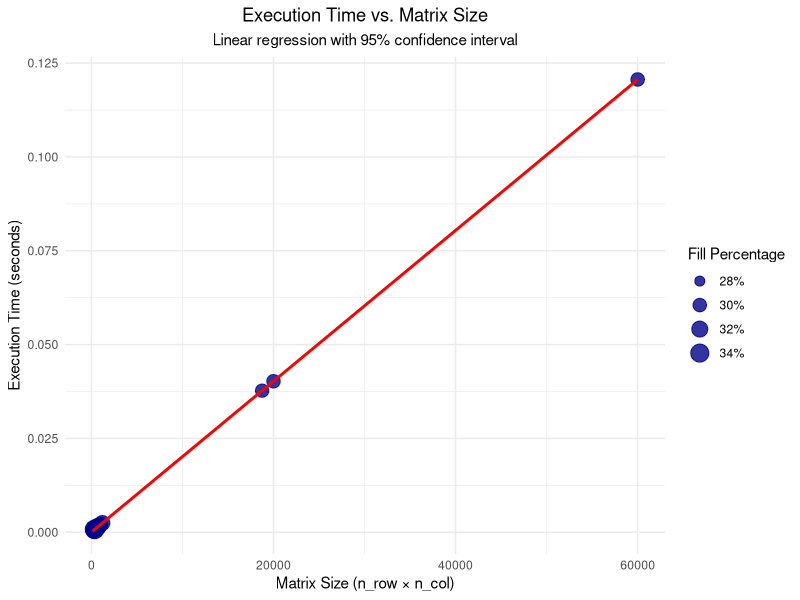

Source code (R):
# ======== Rapidity estimation ========

## ==== 1. library import ====
library(tidyverse)
library(progress)
library(ggplot2)
library(dplyr)
library(vegan)
library(permute)
library(lattice)

# set parallel options to the computer's number of cores minus 1
options(mc.cores = max(1, parallel::detectCores() - 1))

## ==== 2. Function for Global analysis ====
# Assuming nestedness_analysis function is defined elsewhere
# For testing purposes, we'll create a dummy version if it doesn't exist
if (!exists("nestedness_analysis")) {
  nestedness_analysis <- function(mat, matrix_id, n_iter = 1000) {
    # Simulate computation time proportional to matrix size
    Sys.sleep(prod(dim(mat)) / 500000)
    return(list())
  }
}

## ==== 3. Matrices simulation ====
### A.  Define matrix sizes ----
# These sizes are more or less the same as the matrices we have in our data
matrix_sizes <- list(
  c(4, 30), c(12, 10), c(5, 40), c(8, 30),
  c(6, 50), c(10, 30), c(4, 90), c(7, 50),
  c(5, 130), c(40, 20), c(15, 70), c(20, 60),
  c(100, 200), c(200,300), c(150, 125)
)

### B.  Generate random binary matrix with target fill ----
# 30% is the mean fill in our real data
# So we aim for a mean fill of 0.3 for the simulated too
generate_matrix <- function(n_row, n_col, target_fill = 0.3) {
  repeat {
    # Create matrix with approximate target fill
    mat <- matrix(rbinom(n_row * n_col, 1, target_fill), 
                  nrow = n_row, ncol = n_col)
    # Ensure matrix isn't empty (0% fill)
    actual_fill <- mean(mat)
    if (actual_fill > 0) break
  }
  return(list(matrix = mat, fill = actual_fill))
}

### C. Initialize results dataframe ----
results <- data.frame(
  n_row = integer(),
  n_col = integer(),
  size = integer(),
  fill = numeric(),
  time = numeric()
)

### D. Timestamped function call ----
for (size in matrix_sizes) {
  n_row <- size[1]
  n_col <- size[2]
  
  # Generate matrix
  mat_data <- generate_matrix(n_row, n_col)
  mat <- mat_data$matrix
  actual_fill <- mat_data$fill
  
  # Time the function execution
  start_time <- Sys.time()
  nestedness_analysis(mat, matrix_id = paste0(n_row, "x", n_col), n_iter = 1000)
  elapsed <- as.numeric(Sys.time() - start_time, units = "secs")
  
  # Store results
  results <- rbind(results, data.frame(
    n_row = n_row,
    n_col = n_col,
    size = n_row * n_col,
    fill = actual_fill,
    time = elapsed
  ))
}

## ==== 5. Visualisation ====
ggplot(results, aes(x = size, y = time)) +
  geom_point(aes(size = fill), color = "darkblue", alpha = 0.8) +
  geom_smooth(method = "lm", formula = y ~ x, se = TRUE, color = "red") +
  labs(title = "Execution Time vs. Matrix Size",
       subtitle = "Linear regression with 95% confidence interval",
       x = "Matrix Size (n_row × n_col)",
       y = "Execution Time (seconds)",
       size = "Fill Percentage") +
  scale_size_continuous(labels = scales::percent) +
  theme_minimal() +
  theme(plot.title = element_text(hjust = 0.5),
        plot.subtitle = element_text(hjust = 0.5))
